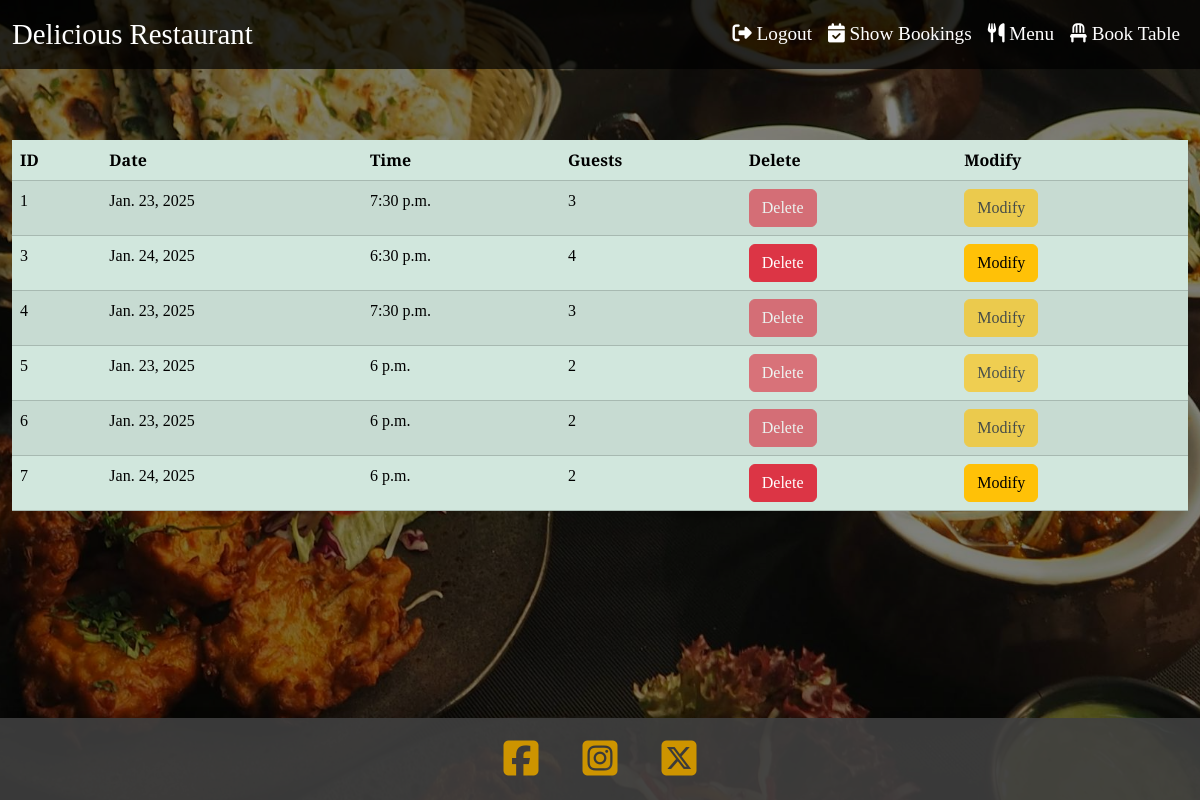
The app's page /showbookings/ (signed in) with its own data.
### dine_smart/myrestaurant/models.py (models this page shows, shortened)
class Reservation(models.Model):
    user = models.ForeignKey(User, on_delete=models.CASCADE, null=True, blank=True)
    first_name = models.CharField(max_length=50, null=False, blank=False)
    last_name = models.CharField(max_length=50, null=False, blank=False)
    email = models.EmailField(null=False, blank=False)
    contact_number = models.CharField(max_length=15, null=False, blank=False)
    date = models.DateField(null=False, blank=False)
    time = models.TimeField(null=False, blank=False)
    guests = models.IntegerField(null=False, blank=False)
    table = models.ForeignKey(Table, on_delete=models.CASCADE, default=get_default_table)

### dine_smart/myrestaurant/views.py (the view)
# urls.py: path('showbookings/', show_bookings, name='show_bookings'),
def show_bookings(request):
    user_bookings = Reservation.objects.filter(user=request.user)
    today = date.today()
    return render(request, 'showbooking/showbooking.html', {'user_bookings': user_bookings, 'today': today})

### dine_smart/templates/showbooking/showbooking.html (shortened to what this page needs)
{% extends "home/home.html" %}
{% block content %}
<main>
    {% if user.is_authenticated %}
    <div class="container-fluid">
        <div class="table-responsive">
            <table class="table table-success table-striped table-hover">
                <thead>
                    <tr>
                        <th scope="col">ID</th>
                        <th scope="col">Date</th>
                        <th scope="col">Time</th>
                        <th scope="col">Guests</th>
                        <th scope="col">Delete</th>
                        <th scope="col">Modify</th>
                    </tr>
                </thead>
                <tbody>
                    {% for booking in user_bookings %}
                    <tr>
                        <td>{{ booking.id }}</td>
                        <td>{{ booking.date }}</td>
                        <td>{{ booking.time }}</td>
                        <td>{{ booking.guests }}</td>
                        {% if booking.date < today %}
                        <td>
                            <a href="{% url 'deletebooking' booking.id %}" class="btn btn-danger disabled text-decoration-none">Delete</a>
                        </td>
                        <td>
                            <a href="{% url 'modifybooking' booking.id %}" class="btn btn-warning disabled text-decoration-none">Modify</a>
                        </td>
                        {% else %}
                        <td>
                            <a href="{% url 'deletebooking' booking.id %}" class="btn btn-danger text-decoration-none">Delete</a>
                        </td>
                        <td>
                            <a href="{% url 'modifybooking' booking.id %}" class="btn btn-warning text-decoration-none">Modify</a>
                        </td>
                        {% endif %}
                    </tr>
                    {% endfor %}
                </tbody>
            </table>
        </div>
    </div>
    {% endif %}
</main>
{% endblock %}

### dine_smart/myrestaurant/static/home/style.css (style rules this page uses)
html, body { height: 100%; margin: 0; }
body { position: relative; background: url('images/home_background.jpg') no-repeat center center fixed; background-size: cover; color: #ffffff; font-family: 'Cormorant Garamond', serif; }
body::before { content: ""; position: absolute; top: 0; left: 0; right: 0; bottom: 0; background: rgba(0, 0, 0, 0.5); z-index: -1; }
main { padding-top: 70px; padding-bottom: 80px; min-height: 70vh; color: #ffffff; }

### records on screen
Reservation: id "1", date "Jan. 23, 2025", time "7:30 p.m.", guests "3", shows "Delete"
Reservation: id "3", date "Jan. 24, 2025", time "6:30 p.m.", guests "4", shows "Delete"
Reservation: id "4", date "Jan. 23, 2025", time "7:30 p.m.", guests "3", shows "Delete"
Reservation: id "5", date "Jan. 23, 2025", time "6 p.m.", guests "2", shows "Delete"
Reservation: id "6", date "Jan. 23, 2025", time "6 p.m.", guests "2", shows "Delete"
Reservation: id "7", date "Jan. 24, 2025", time "6 p.m.", guests "2", shows "Delete"
